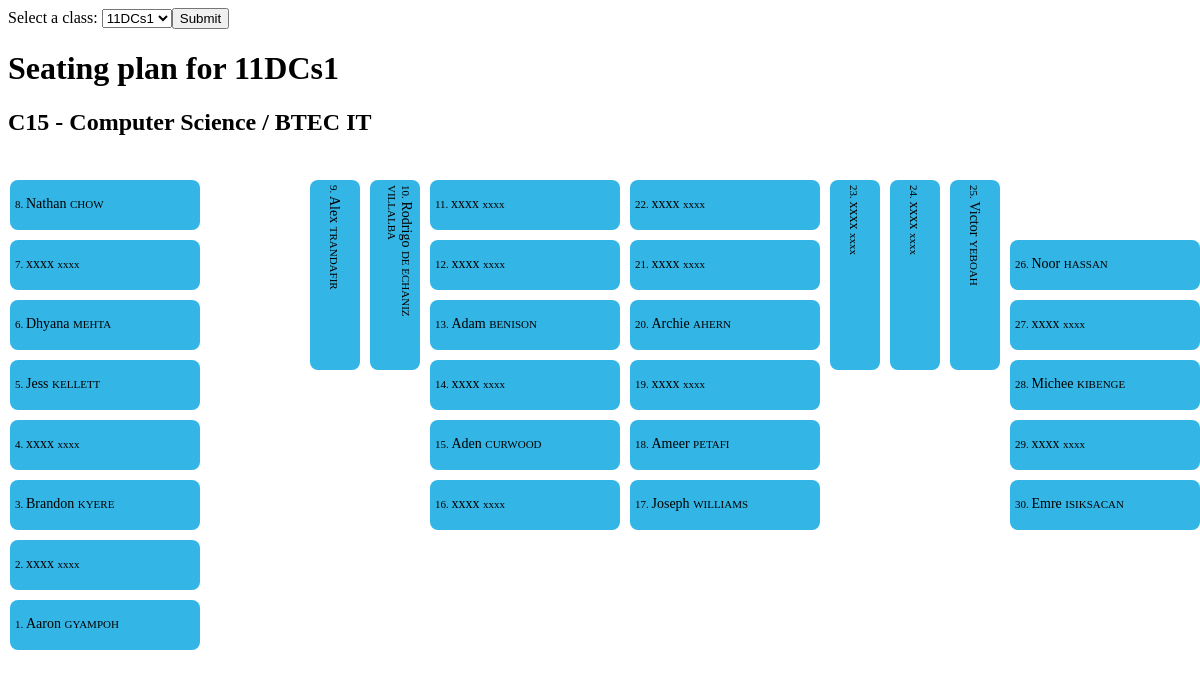
The page / on the database its author committed.
### tables this page shows
CREATE TABLE 'tblCharacters' (
                                        id integer PRIMARY KEY,'last' text NOT NULL,'first' text NOT NULL,'class' text
                                    ,'seat' integer);

### application.py (the view)
@app.route("/", methods=["GET","POST"])
def index():
    sql=f'SELECT DISTINCT class FROM tblCharacters order by class;'
    classes = select_tasks(sql)
    print()
    if request.method == "POST":
        session["classcode"]=request.form.get("classcode")
        classcode=session['classcode']
    else:
        classcode=classes[0][0]
    sql=f'SELECT * FROM tblCharacters WHERE class="{classcode}" order by seat;'
    details = select_tasks(sql)
    return render_template("index.html", details=details, classes=classes)

### application.py (called while the page is built)
def create_connection(db_file):
    conn = None
    try:
        conn = sqlite3.connect(db_file)
    except Error as e:
        print(e)
    return conn

def select_tasks(sql):
    db = create_connection("hp.db")
    """
    Query all rows in the tasks table
    :param conn: the Connection object
    :return:
    """
    cur = db.cursor()
    cur.execute(sql)
    results = cur.fetchall()
    return results

### templates/index.html (shortened to what this page needs)
{% extends "layout.html" %}
{% block body %}
<div class="menu">
  <form method="post">
  <label for="class">Select a class:</label>
    <select name="classcode" id="classcode">
      {% for c in classes %}
        <option value="{{ c[0] }}">{{ c[0] }}</option>
      {% endfor %}
    </select><input type="submit">
  </form>
</div>
<div class = "title">
  <h1>Seating plan for {{ details[0][3] }}</h1>
  <h2>C15 - Computer Science / BTEC IT</h2>
</div>
{% for n in range(30) %}
    <div class="seat{{ n+1 }}">
      <div class="box">
        <p> {{ n+ 1 }}. <span class="first">{{ details[n][2] }} </span>{{ details[n][1] }}</p>
      </div>
    </div>
{% endfor %}
{% endblock %}

### templates/layout.html (shortened to what this page needs)
<!DOCTYPE html>
<html lang="en">
    <head>
    </head>
    <body>
       {% block body %} {% endblock %}
    </body>
</html>

### rows shown on the page
tblCharacters: class "11DCs1", first "Aaron", last "GYAMPOH"
tblCharacters: first "xxxx", last "xxxx"
tblCharacters: first "Brandon", last "KYERE"
tblCharacters: first "xxxx", last "xxxx"
tblCharacters: first "Jess", last "KELLETT"
tblCharacters: first "Dhyana", last "MEHTA"
tblCharacters: first "xxxx", last "xxxx"
tblCharacters: first "Nathan", last "CHOW"
tblCharacters: first "Alex", last "TRANDAFIR"
tblCharacters: first "Rodrigo", last "DE ECHANIZ VILLALBA"
tblCharacters: first "xxxx", last "xxxx"
tblCharacters: first "xxxx", last "xxxx"
tblCharacters: first "Adam", last "BENISON"
tblCharacters: first "xxxx", last "xxxx"
tblCharacters: first "Aden", last "CURWOOD"
tblCharacters: first "xxxx", last "xxxx"
tblCharacters: first "Joseph", last "WILLIAMS"
tblCharacters: first "Ameer", last "PETAFI"
tblCharacters: first "xxxx", last "xxxx"
tblCharacters: first "Archie", last "AHERN"
tblCharacters: first "xxxx", last "xxxx"
tblCharacters: first "xxxx", last "xxxx"
tblCharacters: first "xxxx", last "xxxx"
tblCharacters: first "xxxx", last "xxxx"
tblCharacters: first "Victor", last "YEBOAH"
tblCharacters: first "Noor", last "HASSAN"
tblCharacters: first "xxxx", last "xxxx"
tblCharacters: first "Michee", last "KIBENGE"
tblCharacters: first "xxxx", last "xxxx"
tblCharacters: first "Emre", last "ISIKSACAN"

### other values the page prints
{{ n+ 1 }} "1" "2" "3" "4" "5" "6" "7" "8" "9" "10" "11" "12" "13" "14" "15" "16" "17" "18" "19" "20" "21" "22" "23" "24" "25" "26" "27" "28" "29" "30"
form field classcode "11DCs1"
